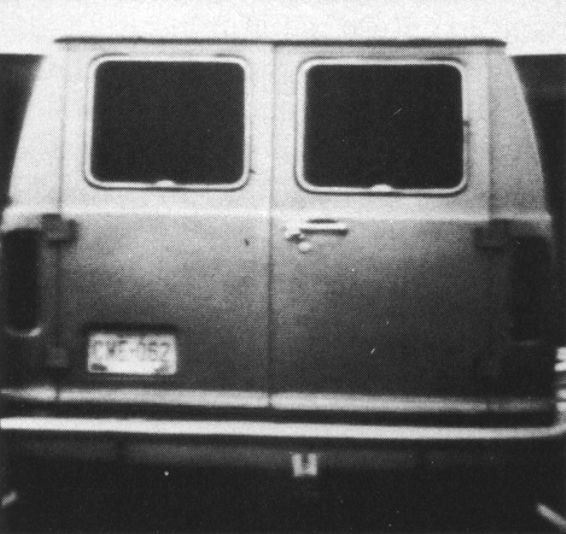
%> input picture Lab1/lab1-material/1 Filtering/van.tif, 566 x 534 px
$ octave difference.m   (GNU Octave 9; MATLAB toolbox functions it lacks are replaced by stand-ins)
%> lines starting %> are read from the running program, lines starting %| are printed output that depends on the picture
van = imread('van.tif');
%> van is the input picture: size 534x566 uint8; min 26, max 255, mean 106.1
% if ~exist('mfprev', 'var')
%     mfprev=van;
% end

fsize = 3;
rows = 1;
cols = 4;

h1 = fspecial('gaussian', [fsize fsize], 1);
h2 = fspecial('gaussian', [fsize fsize], 0.5);

res1 = imfilter(van,h1);
res2 = imfilter(van,h2);
res3 = res1 - res2;
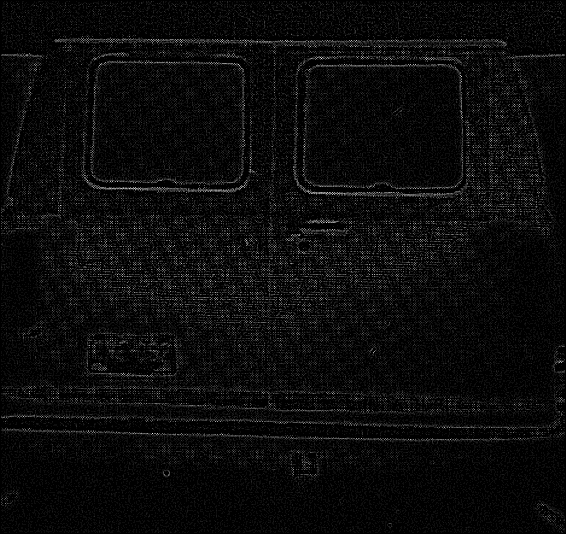
%> res3: size 534x566 uint8; min 0, max 18, mean 0.792; drawn with min black and max white
res4 = imfilter(van, (h1-h2));

subplot(rows, cols, 1), imagesc(res1);
subplot(rows, cols, 2), imagesc(res2);
subplot(rows, cols, 3), imagesc(res3);
subplot(rows, cols, 4), imagesc(res4);
%> after `imagesc(res4)`:
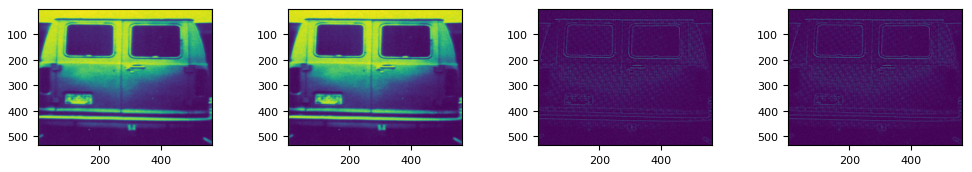
%> figure redrawn from the program's plot data, 4 panels
